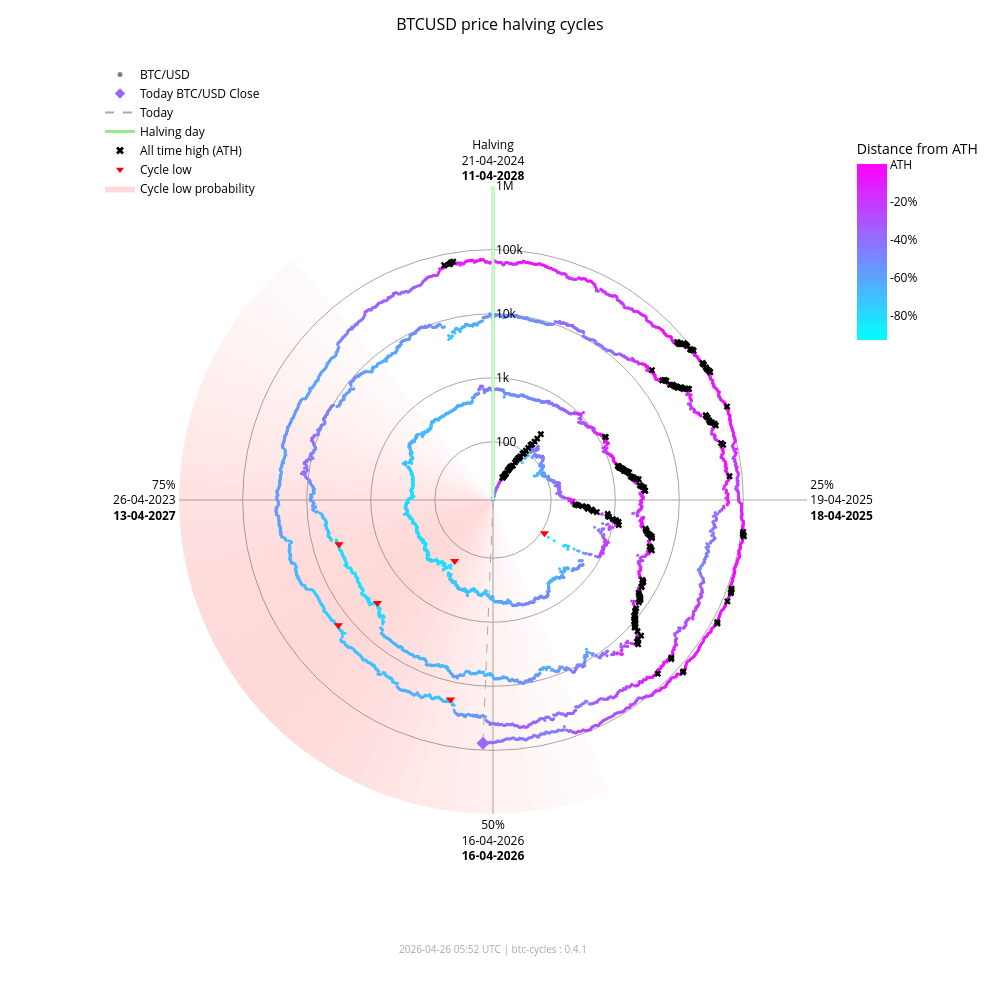

Notebook cell for this chart:
### Markdown cell above
### Interactive chart (plotly)

### Code cell
fig_interactive = btc.plot(
    kind="interactive",
    from_date="2012-11-28",
)
# plotly config for interactivity
config = {"scrollZoom": True, "displayModeBar": True}
# display in notebook
fig_interactive.show(config=config)

### Figure 1 — Plotly figure (JSON) as saved in the notebook; plotly's stock layout.template omitted (floating-point values rounded to 4 significant figures; data arrays with more than 128 entries replaced by an {"elided": "..."} marker saying what was removed)
{"data": [{"fill": "toself", "fillcolor": "rgba(255,0,0,0.017168280509461755)", "hoverinfo": "skip", "line": {"width": 0}, "mode": "lines", "r": [12.35, 1000000, 1000000, 12.35, 12.35], "showlegend": false, "theta": [158.4, 158.4, 162.0, 162.0, 158.4], "type": "scatterpolar"}, {"fill": "toself", "fillcolor": "rgba(255,0,0,0.022114794501891175)", "hoverinfo": "skip", "line": {"width": 0}, "mode": "lines", "r": [12.35, 1000000, 1000000, 12.35, 12.35], "showlegend": false, "theta": [162.0, 162.0, 165.6, 165.6, 162.0], "type": "scatterpolar"}, {"fill": "toself", "fillcolor": "rgba(255,0,0,0.02790404259511669)", "hoverinfo": "skip", "line": {"width": 0}, "mode": "lines", "r": [12.35, 1000000, 1000000, 12.35, 12.35], "showlegend": false, "theta": [165.6, 165.6, 169.2, 169.2, 165.6], "type": "scatterpolar"}, {"fill": "toself", "fillcolor": "rgba(255,0,0,0.034518294852420334)", "hoverinfo": "skip", "line": {"width": 0}, "mode": "lines", "r": [12.35, 1000000, 1000000, 12.35, 12.35], "showlegend": false, "theta": [169.2, 169.2, 172.8, 172.8, 169.2], "type": "scatterpolar"}, {"fill": "toself", "fillcolor": "rgba(255,0,0,0.041901979682821514)", "hoverinfo": "skip", "line": {"width": 0}, "mode": "lines", "r": [12.35, 1000000, 1000000, 12.35, 12.35], "showlegend": false, "theta": [172.8, 172.8, 176.4, 176.4, 172.8], "type": "scatterpolar"}, {"fill": "toself", "fillcolor": "rgba(255,0,0,0.04996405861294358)", "hoverinfo": "skip", "line": {"width": 0}, "mode": "lines", "r": [12.35, 1000000, 1000000, 12.35, 12.35], "showlegend": false, "theta": [176.4, 176.4, 180.0, 180.0, 176.4], "type": "scatterpolar"}, {"fill": "toself", "fillcolor": "rgba(255,0,0,0.05858349692240514)", "hoverinfo": "skip", "line": {"width": 0}, "mode": "lines", "r": [12.35, 1000000, 1000000, 12.35, 12.35], "showlegend": false, "theta": [180.0, 180.0, 183.6, 183.6, 180.0], "type": "scatterpolar"}, {"fill": "toself", "fillcolor": "rgba(255,0,0,0.06761662035375064)", "hoverinfo": "skip", "line": {"width": 0}, "mode": "lines", "r": [12.35, 1000000, 1000000, 12.35, 12.35], "showlegend": false, "theta": [183.6, 183.6, 187.2, 187.2, 183.6], "type": "scatterpolar"}, {"fill": "toself", "fillcolor": "rgba(255,0,0,0.07690481219944661)", "hoverinfo": "skip", "line": {"width": 0}, "mode": "lines", "r": [12.35, 1000000, 1000000, 12.35, 12.35], "showlegend": false, "theta": [187.2, 187.2, 190.8, 190.8, 187.2], "type": "scatterpolar"}, {"fill": "toself", "fillcolor": "rgba(255,0,0,0.08628112000611096)", "hoverinfo": "skip", "line": {"width": 0}, "mode": "lines", "r": [12.35, 1000000, 1000000, 12.35, 12.35], "showlegend": false, "theta": [190.8, 190.8, 194.4, 194.4, 190.8], "type": "scatterpolar"}, {"fill": "toself", "fillcolor": "rgba(255,0,0,0.09557490841018089)", "hoverinfo": "skip", "line": {"width": 0}, "mode": "lines", "r": [12.35, 1000000, 1000000, 12.35, 12.35], "showlegend": false, "theta": [194.4, 194.4, 198.0, 198.0, 194.4], "type": "scatterpolar"}, {"fill": "toself", "fillcolor": "rgba(255,0,0,0.10461455782963762)", "hoverinfo": "skip", "line": {"width": 0}, "mode": "lines", "r": [12.35, 1000000, 1000000, 12.35, 12.35], "showlegend": false, "theta": [198.0, 198.0, 201.6, 201.6, 198.0], "type": "scatterpolar"}, {"fill": "toself", "fillcolor": "rgba(255,0,0,0.11322908719652829)", "hoverinfo": "skip", "line": {"width": 0}, "mode": "lines", "r": [12.35, 1000000, 1000000, 12.35, 12.35], "showlegend": false, "theta": [201.6, 201.6, 205.2, 205.2, 201.6], "type": "scatterpolar"}, {"fill": "toself", "fillcolor": "rgba(255,0,0,0.12125015337052986)", "hoverinfo": "skip", "line": {"width": 0}, "mode": "lines", "r": [12.35, 1000000, 1000000, 12.35, 12.35], "showlegend": false, "theta": [205.2, 205.2, 208.8, 208.8, 205.2], "type": "scatterpolar"}, {"fill": "toself", "fillcolor": "rgba(255,0,0,0.12851590515331976)", "hoverinfo": "skip", "line": {"width": 0}, "mode": "lines", "r": [12.35, 1000000, 1000000, 12.35, 12.35], "showlegend": false, "theta": [208.8, 208.8, 212.4, 212.4, 208.8], "type": "scatterpolar"}, {"fill": "toself", "fillcolor": "rgba(255,0,0,0.13487757461161184)", "hoverinfo": "skip", "line": {"width": 0}, "mode": "lines", "r": [12.35, 1000000, 1000000, 12.35, 12.35], "showlegend": false, "theta": [212.4, 212.4, 216.0, 216.0, 212.4], "type": "scatterpolar"}, {"fill": "toself", "fillcolor": "rgba(255,0,0,0.14020862181849592)", "hoverinfo": "skip", "line": {"width": 0}, "mode": "lines", "r": [12.35, 1000000, 1000000, 12.35, 12.35], "showlegend": false, "theta": [216.0, 216.0, 219.6, 219.6, 216.0], "type": "scatterpolar"}, {"fill": "toself", "fillcolor": "rgba(255,0,0,0.14441504950654527)", "hoverinfo": "skip", "line": {"width": 0}, "mode": "lines", "r": [12.35, 1000000, 1000000, 12.35, 12.35], "showlegend": false, "theta": [219.6, 219.6, 223.2, 223.2, 219.6], "type": "scatterpolar"}, {"fill": "toself", "fillcolor": "rgba(255,0,0,0.14744459351271713)", "hoverinfo": "skip", "line": {"width": 0}, "mode": "lines", "r": [12.35, 1000000, 1000000, 12.35, 12.35], "showlegend": false, "theta": [223.2, 223.2, 226.8, 226.8, 223.2], "type": "scatterpolar"}, {"fill": "toself", "fillcolor": "rgba(255,0,0,0.14929223192296423)", "hoverinfo": "skip", "line": {"width": 0}, "mode": "lines", "r": [12.35, 1000000, 1000000, 12.35, 12.35], "showlegend": false, "theta": [226.8, 226.8, 230.4, 230.4, 226.8], "type": "scatterpolar"}, {"fill": "toself", "fillcolor": "rgba(255,0,0,0.15)", "hoverinfo": "skip", "line": {"width": 0}, "mode": "lines", "r": [12.35, 1000000, 1000000, 12.35, 12.35], "showlegend": false, "theta": [230.4, 230.4, 234.0, 234.0, 230.4], "type": "scatterpolar"}, {"fill": "toself", "fillcolor": "rgba(255,0,0,0.14965033825231114)", "hoverinfo": "skip", "line": {"width": 0}, "mode": "lines", "r": [12.35, 1000000, 1000000, 12.35, 12.35], "showlegend": false, "theta": [234.0, 234.0, 237.6, 237.6, 234.0], "type": "scatterpolar"}, {"fill": "toself", "fillcolor": "rgba(255,0,0,0.14835378057909807)", "hoverinfo": "skip", "line": {"width": 0}, "mode": "lines", "r": [12.35, 1000000, 1000000, 12.35, 12.35], "showlegend": false, "theta": [237.6, 237.6, 241.2, 241.2, 237.6], "type": "scatterpolar"}, {"fill": "toself", "fillcolor": "rgba(255,0,0,0.14623322283554635)", "hoverinfo": "skip", "line": {"width": 0}, "mode": "lines", "r": [12.35, 1000000, 1000000, 12.35, 12.35], "showlegend": false, "theta": [241.2, 241.2, 244.8, 244.8, 241.2], "type": "scatterpolar"}, {"fill": "toself", "fillcolor": "rgba(255,0,0,0.1434078538226231)", "hoverinfo": "skip", "line": {"width": 0}, "mode": "lines", "r": [12.35, 1000000, 1000000, 12.35, 12.35], "showlegend": false, "theta": [244.8, 244.8, 248.4, 248.4, 244.8], "type": "scatterpolar"}, {"fill": "toself", "fillcolor": "rgba(255,0,0,0.13997983179373427)", "hoverinfo": "skip", "line": {"width": 0}, "mode": "lines", "r": [12.35, 1000000, 1000000, 12.35, 12.35], "showlegend": false, "theta": [248.4, 248.4, 252.0, 252.0, 248.4], "type": "scatterpolar"}, {"fill": "toself", "fillcolor": "rgba(255,0,0,0.13602598258454268)", "hoverinfo": "skip", "line": {"width": 0}, "mode": "lines", "r": [12.35, 1000000, 1000000, 12.35, 12.35], "showlegend": false, "theta": [252.0, 252.0, 255.6, 255.6, 252.0], "type": "scatterpolar"}, {"fill": "toself", "fillcolor": "rgba(255,0,0,0.13159547355344953)", "hoverinfo": "skip", "line": {"width": 0}, "mode": "lines", "r": [12.35, 1000000, 1000000, 12.35, 12.35], "showlegend": false, "theta": [255.6, 255.6, 259.2, 259.2, 255.6], "type": "scatterpolar"}, {"fill": "toself", "fillcolor": "rgba(255,0,0,0.12671301775492697)", "hoverinfo": "skip", "line": {"width": 0}, "mode": "lines", "r": [12.35, 1000000, 1000000, 12.35, 12.35], "showlegend": false, "theta": [259.2, 259.2, 262.8, 262.8, 259.2], "type": "scatterpolar"}, {"fill": "toself", "fillcolor": "rgba(255,0,0,0.12138610149219965)", "hoverinfo": "skip", "line": {"width": 0}, "mode": "lines", "r": [12.35, 1000000, 1000000, 12.35, 12.35], "showlegend": false, "theta": [262.8, 262.8, 266.4, 266.4, 262.8], "type": "scatterpolar"}, {"fill": "toself", "fillcolor": "rgba(255,0,0,0.1156142551644921)", "hoverinfo": "skip", "line": {"width": 0}, "mode": "lines", "r": [12.35, 1000000, 1000000, 12.35, 12.35], "showlegend": false, "theta": [266.4, 266.4, 270.0, 270.0, 266.4], "type": "scatterpolar"}, {"fill": "toself", "fillcolor": "rgba(255,0,0,0.10939851441251548)", "hoverinfo": "skip", "line": {"width": 0}, "mode": "lines", "r": [12.35, 1000000, 1000000, 12.35, 12.35], "showlegend": false, "theta": [270.0, 270.0, 273.6, 273.6, 270.0], "type": "scatterpolar"}, {"fill": "toself", "fillcolor": "rgba(255,0,0,0.10274974912946185)", "hoverinfo": "skip", "line": {"width": 0}, "mode": "lines", "r": [12.35, 1000000, 1000000, 12.35, 12.35], "showlegend": false, "theta": [273.6, 273.6, 277.2, 277.2, 273.6], "type": "scatterpolar"}, {"fill": "toself", "fillcolor": "rgba(255,0,0,0.09569517349791425)", "hoverinfo": "skip", "line": {"width": 0}, "mode": "lines", "r": [12.35, 1000000, 1000000, 12.35, 12.35], "showlegend": false, "theta": [277.2, 277.2, 280.8, 280.8, 277.2], "type": "scatterpolar"}, {"fill": "toself", "fillcolor": "rgba(255,0,0,0.08828282625646727)", "hoverinfo": "skip", "line": {"width": 0}, "mode": "lines", "r": [12.35, 1000000, 1000000, 12.35, 12.35], "showlegend": false, "theta": [280.8, 280.8, 284.4, 284.4, 280.8], "type": "scatterpolar"}, {"fill": "toself", "fillcolor": "rgba(255,0,0,0.08058400018765345)", "hoverinfo": "skip", "line": {"width": 0}, "mode": "lines", "r": [12.35, 1000000, 1000000, 12.35, 12.35], "showlegend": false, "theta": [284.4, 284.4, 288.0, 288.0, 284.4], "type": "scatterpolar"}, {"fill": "toself", "fillcolor": "rgba(255,0,0,0.07269354608292704)", "hoverinfo": "skip", "line": {"width": 0}, "mode": "lines", "r": [12.35, 1000000, 1000000, 12.35, 12.35], "showlegend": false, "theta": [288.0, 288.0, 291.6, 291.6, 288.0], "type": "scatterpolar"}, {"fill": "toself", "fillcolor": "rgba(255,0,0,0.06472784449068783)", "hoverinfo": "skip", "line": {"width": 0}, "mode": "lines", "r": [12.35, 1000000, 1000000, 12.35, 12.35], "showlegend": false, "theta": [291.6, 291.6, 295.2, 295.2, 291.6], "type": "scatterpolar"}, {"fill": "toself", "fillcolor": "rgba(255,0,0,0.05682021976743955)", "hoverinfo": "skip", "line": {"width": 0}, "mode": "lines", "r": [12.35, 1000000, 1000000, 12.35, 12.35], "showlegend": false, "theta": [295.2, 295.2, 298.8, 298.8, 295.2], "type": "scatterpolar"}, {"fill": "toself", "fillcolor": "rgba(255,0,0,0.04911378436707333)", "hoverinfo": "skip", "line": {"width": 0}, "mode": "lines", "r": [12.35, 1000000, 1000000, 12.35, 12.35], "showlegend": false, "theta": [298.8, 298.8, 302.4, 302.4, 298.8], "type": "scatterpolar"}, {"fill": "toself", "fillcolor": "rgba(255,0,0,0.04175213714896469)", "hoverinfo": "skip", "line": {"width": 0}, "mode": "lines", "r": [12.35, 1000000, 1000000, 12.35, 12.35], "showlegend": false, "theta": [302.4, 302.4, 306.0, 306.0, 302.4], "type": "scatterpolar"}, {"fill": "toself", "fillcolor": "rgba(255,0,0,0.034868865657538876)", "hoverinfo": "skip", "line": {"width": 0}, "mode": "lines", "r": [12.35, 1000000, 1000000, 12.35, 12.35], "showlegend": false, "theta": [306.0, 306.0, 309.6, 309.6, 306.0], "type": "scatterpolar"}, {"fill": "toself", "fillcolor": "rgba(255,0,0,0.02857722515334582)", "hoverinfo": "skip", "line": {"width": 0}, "mode": "lines", "r": [12.35, 1000000, 1000000, 12.35, 12.35], "showlegend": false, "theta": [309.6, 309.6, 313.2, 313.2, 309.6], "type": "scatterpolar"}, {"fill": "toself", "fillcolor": "rgba(255,0,0,0.022961515313555197)", "hoverinfo": "skip", "line": {"width": 0}, "mode": "lines", "r": [12.35, 1000000, 1000000, 12.35, 12.35], "showlegend": false, "theta": [313.2, 313.2, 316.8, 316.8, 313.2], "type": "scatterpolar"}, {"fill": "toself", "fillcolor": "rgba(255,0,0,0.01807146942917362)", "hoverinfo": "skip", "line": {"width": 0}, "mode": "lines", "r": [12.35, 1000000, 1000000, 12.35, 12.35], "showlegend": false, "theta": [316.8, 316.8, 320.4, 320.4, 316.8], "type": "scatterpolar"}, {"hoverinfo": "text", "marker": {"color": {"elided": "4898 str values"}, "size": 3}, "mode": "markers", "r": {"elided": "4898 float values"}, "showlegend": false, "text": {"elided": "4898 str values"}, "theta": {"elided": "4898 float values"}, "type": "scatterpolar"}, {"hoverinfo": "skip", "line": {"color": "lightgreen", "width": 3}, "mode": "lines", "r": [12.35, 1000000], "showlegend": false, "theta": [0, 0], "type": "scatterpolar"}, {"hoverinfo": "skip", "line": {"color": "darkgrey", "dash": "dash", "width": 1}, "mode": "lines", "r": [12.35, 78040.0], "showlegend": false, "theta": [182.4, 182.4], "type": "scatterpolar"}, {"hoverinfo": "text", "marker": {"color": "#9966ff", "size": 10, "symbol": "diamond"}, "mode": "markers", "r": [78040.0], "showlegend": false, "text": ["Today<br>Date: 2026-04-26<br>Price: $78,042.42"], "theta": [182.4], "type": "scatterpolar"}, {"hoverinfo": "text", "marker": {"color": "black", "size": 6, "symbol": "x"}, "mode": "markers", "r": {"elided": "195 float values"}, "showlegend": false, "text": {"elided": "195 str values"}, "theta": {"elided": "195 float values"}, "type": "scatterpolar"}, {"hoverinfo": "text", "marker": {"color": "red", "size": 8, "symbol": "triangle-down"}, "mode": "markers", "r": [111.6, 164.9, 3233.0, 3925.0, 18950.0, 15760.0], "showlegend": false, "text": ["Cycle Low<br>Date: 2014-02-21<br>Price: $111.56<br>ATH distance: -91.0%", "Cycle Low<br>Date: 2015-01-14<br>Price: $164.92<br>ATH distance: -86.7%", "Cycle Low<br>Date: 2018-12-15<br>Price: $3,232.51<br>ATH distance: -83.3%", "Cycle Low<br>Date: 2019-03-25<br>Price: $3,924.55<br>ATH distance: -79.7%", "Cycle Low<br>Date: 2022-06-18<br>Price: $18,954.25<br>ATH distance: -71.9%", "Cycle Low<br>Date: 2022-11-21<br>Price: $15,760.19<br>ATH distance: -76.7%"], "theta": [122.8, 212.1, 228.3, 254.0, 192.0, 231.0], "type": "scatterpolar"}, {"marker": {"color": "grey", "size": 5}, "mode": "markers", "name": "BTC/USD", "r": [null], "theta": [null], "type": "scatterpolar"}, {"marker": {"color": "#9966ff", "size": 8, "symbol": "diamond"}, "mode": "markers", "name": "Today BTC/USD Close", "r": [null], "theta": [null], "type": "scatterpolar"}, {"line": {"color": "darkgrey", "dash": "dash"}, "mode": "lines", "name": "Today", "r": [null], "theta": [null], "type": "scatterpolar"}, {"line": {"color": "lightgreen", "width": 3}, "mode": "lines", "name": "Halving day", "r": [null], "theta": [null], "type": "scatterpolar"}, {"marker": {"color": "black", "size": 7, "symbol": "x"}, "mode": "markers", "name": "All time high (ATH)", "r": [null], "theta": [null], "type": "scatterpolar"}, {"marker": {"color": "red", "size": 7, "symbol": "triangle-down"}, "mode": "markers", "name": "Cycle low", "r": [null], "theta": [null], "type": "scatterpolar"}, {"fill": "toself", "fillcolor": "rgba(255,0,0,0.15)", "line": {"width": 0}, "mode": "lines", "name": "Cycle low probability", "r": [null], "theta": [null], "type": "scatterpolar"}, {"hoverinfo": "skip", "marker": {"cmax": 0, "cmin": -0.9307, "color": [0], "colorbar": {"len": 0.25, "ticktext": ["ATH", "-20%", "-40%", "-60%", "-80%", "-100%"], "tickvals": [0, -0.2, -0.4, -0.6, -0.8, -1.0], "title": {"text": "Distance from ATH"}, "x": 0.95, "y": 0.92, "yanchor": "top"}, "colorscale": {"elided": "256x2 mixed values"}, "showscale": true, "size": 0}, "mode": "markers", "r": [null], "showlegend": false, "theta": [null], "type": "scatterpolar"}], "layout": {"annotations": [{"font": {"color": "darkgrey", "size": 10}, "showarrow": false, "text": "2026-04-26 05:52 UTC | btc-cycles : 0.4.1", "x": 0.5, "xref": "paper", "y": -0.02, "yref": "paper"}], "font": {"color": "black"}, "height": 1000, "legend": {"bgcolor": "rgba(0,0,0,0)", "font": {"color": "black"}, "x": 0.0, "y": 1.0}, "margin": {"b": 60, "l": 100, "r": 80, "t": 60}, "paper_bgcolor": "white", "plot_bgcolor": "white", "polar": {"angularaxis": {"color": "black", "direction": "clockwise", "gridcolor": "darkgrey", "rotation": 90, "ticktext": ["Halving<br>21-04-2024<br><b>11-04-2028</b>", "25%<br>19-04-2025<br><b>18-04-2025</b>", "50%<br>16-04-2026<br><b>16-04-2026</b>", "75%<br>26-04-2023<br><b>13-04-2027</b>"], "tickvals": [0, 90, 180, 270]}, "bgcolor": "white", "domain": {"x": [0.1, 0.9], "y": [0.05, 0.95]}, "radialaxis": {"angle": 90, "color": "black", "gridcolor": "darkgrey", "range": [1.092, 6.0], "tickangle": 90, "ticktext": ["100", "1k", "10k", "100k", "1M"], "tickvals": [100, 1000, 10000, 100000, 1000000], "type": "log"}}, "title": {"font": {"color": "black", "size": 16}, "text": "BTCUSD price halving cycles", "x": 0.5}, "width": 1000}}
